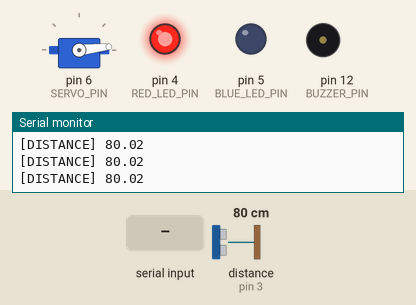
Simulated run of this sketch. Board: Arduino Uno, built with avr-gcc and run on an emulated ATmega328P. Parts: servo, output pins drawn as LEDs (lit = HIGH), buzzer (waves = sounding, pin HIGH), the last lines printed to the serial monitor. Wiring (inferred from the names in the program): ultrasonic range finder: trigger pin 2; echo pin 3. The inputs (shaded band) are chosen by the test bench; at power-on: distance to the obstacle (sensor on pin 3) 80 cm. The echo pulse lasts 58.3 µs per cm; pins used as bus, display or sensor lines are not drawn.

Above: at 1.2 s.
1.3 s: "1" received over Serial
At 1.9 s:
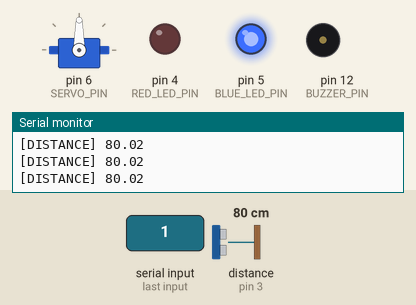
2.9 s: "0" received over Serial
At 4.2 s:
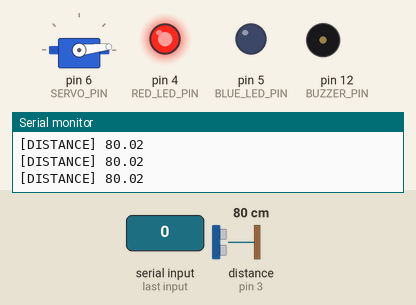
4.5 s: "3" received over Serial
At 5.7 s:
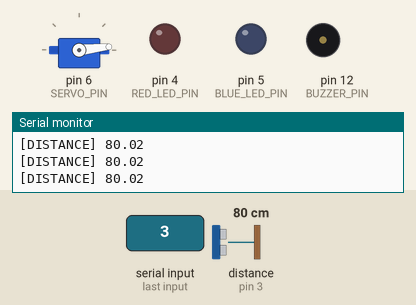
6.0 s: distance to the obstacle (sensor on pin 3) set to 2 cm
At 7.0 s:
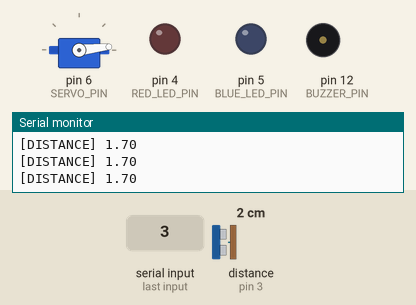
Timing chart, 0 to 9.0 s (numbered marks = the images above; inputs shaded):
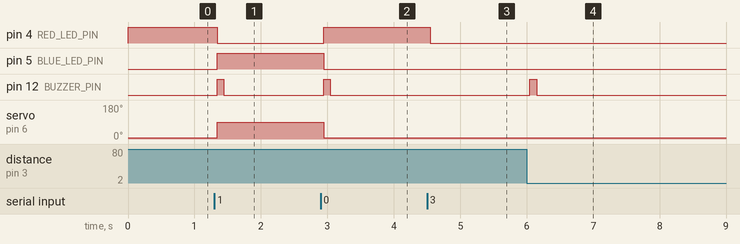

The sketch:

gate.ino
```cpp
#include <Servo.h>
// Pin Definitions
#define TRIGGER_PIN 2
#define ECHO_PIN 3
#define RED_LED_PIN 4
#define BLUE_LED_PIN 5
#define SERVO_PIN 6
#define GND_PIN_1 7
#define GND_PIN_2 8
#define BUZZER_PIN 12
// System State
bool vehicleDetected = false;
unsigned long lastBeepTime = 0;
const float DETECTION_THRESHOLD = 20.0; // cm, change if needed
bool gateOpen = false;
unsigned long lastBuzzTime = 0;
const unsigned long buzzInterval = 300;
bool buzzerState = false;
bool alertActive = false; // New: Alert state flag
Servo barrierServo;
// ================== INITIALIZATION ==================
void initializeSerial() {
  Serial.begin(9600);
}
void initializeUltrasonic() {
  pinMode(TRIGGER_PIN, OUTPUT);
  pinMode(ECHO_PIN, INPUT);
}
void initializeLEDs() {
  pinMode(RED_LED_PIN, OUTPUT);
  pinMode(BLUE_LED_PIN, OUTPUT);
}
void initializeBuzzer() {
  pinMode(BUZZER_PIN, OUTPUT);
}
void initializeHardcodedGrounds() {
  pinMode(GND_PIN_1, OUTPUT);
  pinMode(GND_PIN_2, OUTPUT);
  digitalWrite(GND_PIN_1, LOW);
  digitalWrite(GND_PIN_2, LOW);
}
void initializeServo() {
  barrierServo.attach(SERVO_PIN);
  setGatePosition(6); // Start with closed gate
}
// ================== CORE FUNCTIONS ==================
float measureDistance() {
  digitalWrite(TRIGGER_PIN, LOW);
  delayMicroseconds(2);
  digitalWrite(TRIGGER_PIN, HIGH);
  delayMicroseconds(10);
  digitalWrite(TRIGGER_PIN, LOW);
  long duration = pulseIn(ECHO_PIN, HIGH);
  return (duration * 0.0343) / 2.0;
}
void setGatePosition(int angle) {
  barrierServo.write(angle);
}

void beep(unsigned int duration = 100) {
  digitalWrite(BUZZER_PIN, HIGH);
  delay(duration);
  digitalWrite(BUZZER_PIN, LOW);
}
// ================== GATE CONTROL ==================
void openGate() {
  if(alertActive) return; // Prevent opening during alerts
  setGatePosition(90);
  gateOpen = true;
  digitalWrite(BLUE_LED_PIN, HIGH);
  digitalWrite(RED_LED_PIN, LOW);
  beep();  // Beep when gate opens
  Serial.println("[GATE] Opened");
}

void closeGate() {
  setGatePosition(6);
  gateOpen = false;
  digitalWrite(BLUE_LED_PIN, LOW);
  digitalWrite(RED_LED_PIN, HIGH);
  beep();  // Beep when gate closes
  Serial.println("[GATE] Closed");
}

// ================== ALERT SYSTEM ==================
void triggerAlert() {
  alertActive = true;
  digitalWrite(RED_LED_PIN, HIGH);
  digitalWrite(BUZZER_PIN, HIGH);
  Serial.println("[ALERT] Unpaid vehicle detected!");
}
void stopAlert() {
  alertActive = false;
  digitalWrite(RED_LED_PIN, LOW);
  digitalWrite(BUZZER_PIN, LOW);
  Serial.println("[ALERT] Cleared");
}
// ================== COMMAND HANDLER ==================
void handleSerialCommands() {
  if (Serial.available()) {
    char cmd = Serial.read();
    switch(cmd) {
      case '1': // Open gate
        openGate();
        break;
      case '0': // Close gate
        closeGate();
        break;
      case '2': // Trigger alert
        triggerAlert();
        break;
      case '3': // Stop alert
        stopAlert();
        break;
      default:
        Serial.println("[ERROR] Unknown command");
    }
  }
}
// ================== BUZZER CONTROL ==================
void handleBuzzerOnDetection(float distance) {
  if (distance < DETECTION_THRESHOLD && !vehicleDetected && !alertActive) {
    // Vehicle just detected
    vehicleDetected = true;
    digitalWrite(BUZZER_PIN, HIGH);
    lastBeepTime = millis();
  }

  // Turn off buzzer after short beep
  if (vehicleDetected && (millis() - lastBeepTime > 100)) {
    digitalWrite(BUZZER_PIN, LOW);
  }

  // Reset detection if vehicle moves away
  if (distance >= DETECTION_THRESHOLD + 5) {
    vehicleDetected = false;
  }
}


// ================== MAIN LOOP ==================
void setup() {
  initializeSerial();
  initializeUltrasonic();
  initializeLEDs();
  initializeBuzzer();
  initializeHardcodedGrounds();
  initializeServo();
  // Initial state
  digitalWrite(RED_LED_PIN, HIGH); // Closed gate indicator
  Serial.println("[SYSTEM] Ready");
}
void loop() {
  // 1. Sensor monitoring
  float distance = measureDistance();
  Serial.print("[DISTANCE] ");
  Serial.println(distance);
  // 2. Command handling
  handleSerialCommands();
  // 3. Buzzer management
  handleBuzzerOnDetection(distance);
  delay(50); // Main loop delay
}
```

Measured:
- after the input at 1.3 s, pin 4 (RED_LED_PIN): HIGH → LOW at once; pin 5 (BLUE_LED_PIN): LOW → HIGH at once; pin 12 (BUZZER_PIN): LOW → HIGH at once, → LOW 0.10 s later; servo on pin 6 (SERVO_PIN): 6° → 90° at once
- after the input at 2.9 s, pin 4 (RED_LED_PIN): LOW → HIGH after 0.05 s; pin 5 (BLUE_LED_PIN): HIGH → LOW after 0.05 s; pin 12 (BUZZER_PIN): LOW → HIGH after 0.05 s, → LOW 0.10 s later; servo on pin 6 (SERVO_PIN): 90° → 6° after 0.05 s
- after the input at 4.5 s, pin 4 (RED_LED_PIN): HIGH → LOW after 0.05 s
- after the input at 6.0 s, pin 12 (BUZZER_PIN): LOW → HIGH after 0.05 s, → LOW 0.10 s later
